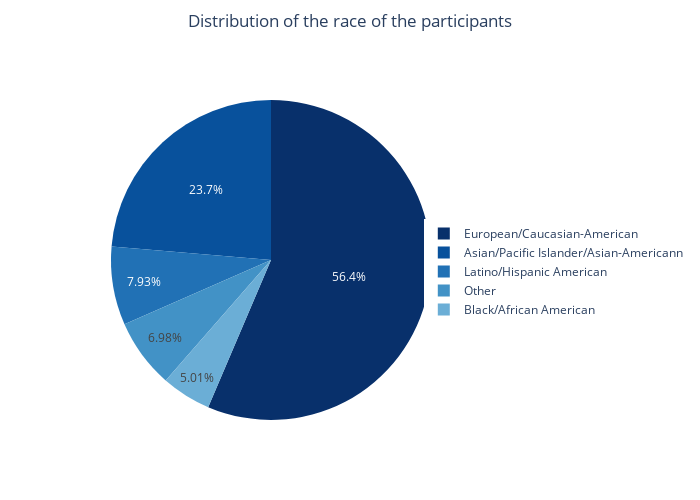

The code cell stored with this chart in its notebook:
### Code cell
color_palette = px.colors.sequential.Blues[::-1]

race = dataset["race"].value_counts(ascending=False)

trace = go.Pie(labels=race.index, values=race, marker=dict(colors=color_palette))

layout = go.Layout(
    title={'text': 'Distribution of the race of the participants', 'x': 0.5,'yanchor': 'top', 'y': 0.97},
    width=700, 
    height=500,
        legend=dict(
        x=0.9,
        y=0.3
    )
    )
fig = go.Figure(data=[trace], layout=layout)
fig.show()

### Figure 1 — Plotly figure (JSON) as saved in the notebook; plotly's stock layout.template omitted (floating-point values rounded to 4 significant figures)
{"data": [{"labels": ["European/Caucasian-American", "Asian/Pacific Islander/Asian-Americann", "Latino/Hispanic American", "Other", "Black/African American"], "marker": {"colors": ["rgb(8,48,107)", "rgb(8,81,156)", "rgb(33,113,181)", "rgb(66,146,198)", "rgb(107,174,214)", "rgb(158,202,225)", "rgb(198,219,239)", "rgb(222,235,247)", "rgb(247,251,255)"]}, "type": "pie", "values": [4727, 1982, 664, 585, 420]}], "layout": {"height": 500, "legend": {"x": 0.9, "y": 0.3}, "title": {"text": "Distribution of the race of the participants", "x": 0.5, "y": 0.97, "yanchor": "top"}, "width": 700}}
